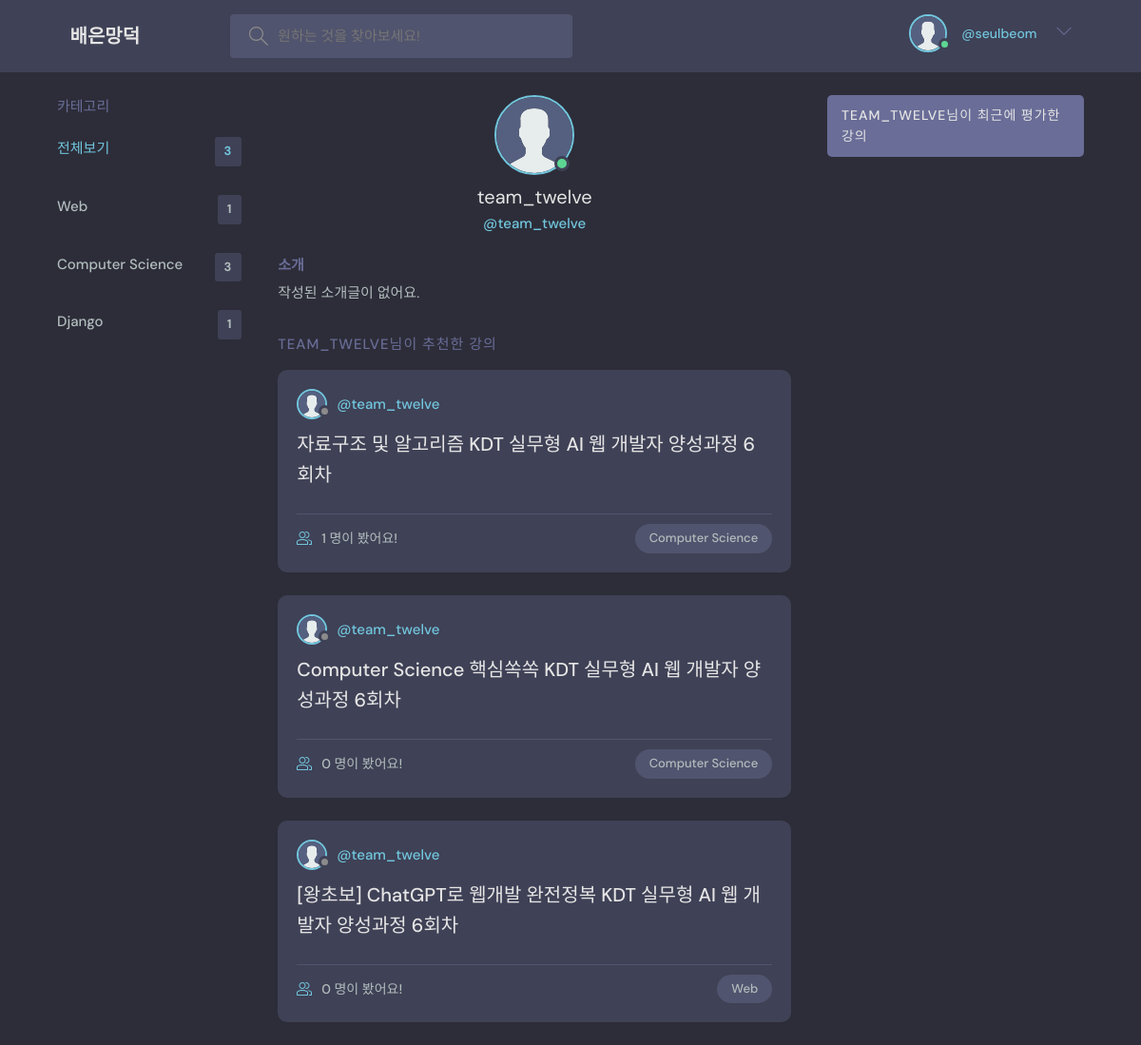
The page /profile/1/ (signed in) on the database its author committed.
### base/models.py (models this page shows, shortened)
class Topic(models.Model):
    name = models.CharField(max_length=200)

class Room(models.Model):
    host = models.ForeignKey(User, on_delete=models.SET_NULL, null=True)
    topic = models.ForeignKey(Topic, on_delete=models.SET_NULL, null=True)
    name = models.CharField(max_length=200)
    description = models.TextField(null=True, blank=True)
    participants = models.ManyToManyField(
        User, related_name='participants', blank=True)
    updated = models.DateTimeField(auto_now=True)
    created = models.DateTimeField(auto_now_add=True)
    class Meta:
        ordering = ['-updated', '-created']

### base/views.py (the view)
# urls.py: path('profile/<str:pk>/', views.userProfile, name="user-profile"),
def userProfile(request, pk):
    user = User.objects.get(id=pk)
    rooms = user.room_set.all()
    room_messages = user.message_set.all()
    topics = Topic.objects.all()
    context = {'user': user, 'rooms': rooms,
               'room_messages': room_messages, 'topics': topics}
    return render(request, 'base/profile.html', context)

### base/templates/base/profile.html (shortened to what this page needs)
{% extends 'main.html' %}
{% load static %}
{% block content %}
<head>
</head>
<main class="profile-page layout layout--3">
  <div class="container">
    {% include 'base/topics_component.html' %}
    <div class="roomList">
      <div class="profile">
        <div class="profile__avatar">
          <div class="avatar avatar--large active">
            <img src="{% static 'images/avatar.svg' %}" />
          </div>
        </div>
        <div class="profile__info">
          <h3>{{ user.username }}</h3>
          <p>@{{ user.username }}</p>
        </div>
        <div class="profile__about">
          <h3>소개</h3>
          <p>
            작성된 소개글이 없어요.
          </p>
        </div>
      </div>
      <div class="roomList__header">
        <div>
          <h2>{{ user.username }}님이 추천한 강의</a>
          </h2>
        </div>
      </div>
      {% include 'base/feed_component.html' %}
    </div>
    <div class="activities">
      <div class="activities__header">
        <h2>{{ user.username }}님이 최근에 평가한 강의</h2>
      </div>
    </div>
  </div>
</main>
{% endblock content %}

### templates/navbar.html (shortened to what this page needs)
{% load static %}
<header class="header header--loggedIn">
    <div class="container">
        <a href="{% url 'home' %}" class="header__logo">
            <h1>배은망덕</h1>
        </a>
        <form class="header__search" method="GET" action="{% url 'home' %}">
            <label>
                <input name="q" placeholder="원하는 것을 찾아보세요!" />
            </label>
        </form>
        <nav class="header__menu">
            {% if request.user.is_authenticated %}
            <div class="header__user">
                <a href="{% url 'user-profile' user.id %}">
                    <div class="avatar avatar--medium active">
                        <img src="{% static 'images/avatar.svg' %}" />
                    </div>
                    <span>@{{ request.user.username }}</span>
                </a>
                <button class="dropdown-button">
                    <svg version="1.1" xmlns="http://www.w3.org/2000/svg" width="32" height="32" viewBox="0 0 32 32">
                        <title>chevron-down</title>
                        <path d="M16 21l-13-13h-3l16 16 16-16h-3l-13 13z"></path>
                    </svg>
                </button>
            </div>
            {% else %}
            <a href="{% url 'login' %}">
                <img src="{% static 'images/avatar.svg' %}" />
                <p>로그인</p>
            </a>
            {% endif %}
        </nav>
    </div>
</header>

### base/templates/base/topics_component.html
<div class="topics">
    <div class="topics__header">
        <h2>카테고리</h2>
    </div>
    <ul class="topics__list">
        <li>
            <a href="{% url 'home' %}" class="active">전체보기 <span>{{topics.count}}</span></a>
        </li>
        {% for topic in topics %}
        <li>
            <a href="{% url 'home' %}?q={{topic.name}}">{{topic.name}}<span>{{topic.room_set.all.count}}</span></a>
        </li>
        {% endfor %}
    </ul>
</div>

### base/templates/base/feed_component.html (shortened to what this page needs)
{% load static %}
{% for room in rooms %}
<div class="roomListRoom">
    <div class="roomListRoom__header">
        <a href="{% url 'user-profile' room.host.id %}" class="roomListRoom__author">
            <div class="avatar avatar--small">
                <img src="{% static 'images/avatar.svg' %}" />
            </div>
            <span>@{{room.host.username}}</span>
        </a>
    </div>
    <div class="roomListRoom__content">
        <a href="{% url 'room' room.id %}">{{room.name}}</a>
    </div>
    <div class="roomListRoom__meta">
        <a href="{% url 'room' room.id %}" class="roomListRoom__joined">
            {{room.participants.all.count}} 명이 봤어요!
        </a>
        <p class="roomListRoom__topic">{{room.topic.name}}</p>
    </div>
</div>
{% endfor %}

### rows shown on the page
Topic: name "Web", room_set.all.count "1"
Topic: name "Computer Science", room_set.all.count "3"
Topic: name "Django", room_set.all.count "1"
Room: host.username "team_twelve", name "자료구조 및 알고리즘 KDT 실무형 AI 웹 개발자 양성과정 6회차", participants.all.count "1", topic.name "Computer Science"
Room: host.username "team_twelve", name "Computer Science 핵심쏙쏙 KDT 실무형 AI 웹 개발자 양성과정 6회차", participants.all.count "0", topic.name "Computer Science"
Room: host.username "team_twelve", name "[왕초보] ChatGPT로 웹개발 완전정복 KDT 실무형 AI 웹 개발자 양성과정 6회차", participants.all.count "0", topic.name "Web"

### other values the page prints
{{ request.user.username }} "seulbeom"
{{ topics.count }} "3"
{{ user.username }} "team_twelve"
{{ user.username }} "TEAM_TWELVE"
